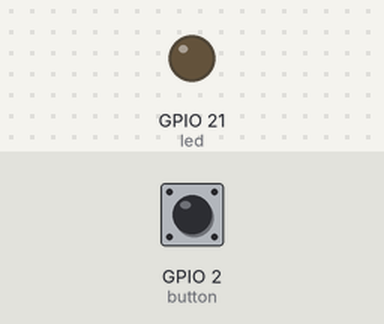
Bench run of a program on a simulated Raspberry Pi (BCM pin numbers). Parts: output pins drawn as LEDs (lit = HIGH). The test bench sets the inputs (shaded band); at power-on: GPIO 2 (button) HIGH.

Above: at 1.2 s.
1.3 s: GPIO 2 (button) pulled LOW for 0.15 s
At 1.37 s:
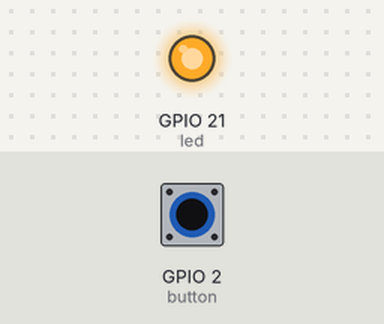
2.9 s: GPIO 2 (button) pulled LOW for 3.2 s
At 6.5 s:
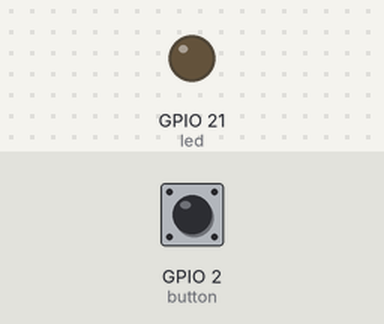
Timing chart, 0 to 8.0 s (numbered marks = the images above; inputs shaded):
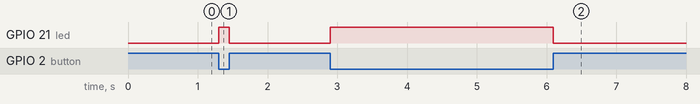

Measured:
- after the input at 1.3 s, GPIO 21 (led): LOW → HIGH at once, → LOW 0.15 s later
- after the input at 2.9 s, GPIO 21 (led): LOW → HIGH at once, → LOW 3.2 s later

The program:

03LedButton.py
```python
# coding=utf-8
# 使用按钮控制led小灯的亮与灭
# 按钮有4个引脚
from gpiozero import Button
from gpiozero import LED
from signal import pause

led = LED(21)
button = Button(2)

button.when_pressed = led.on
button.when_released = led.off

pause()
```
